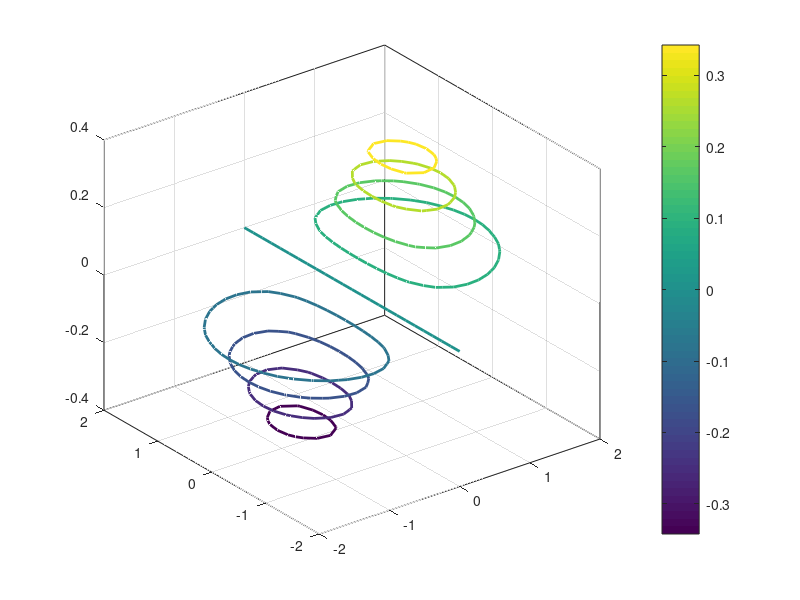

MATLAB code for this plot: (Note: this script raises an error after producing the figure.)
%% Matlab Assignment #2:
% Zhenghao Zhu
% DONE
%% Problem 1:
x = linspace(-2,2,25);
y = x;
[x,y] = meshgrid(x,y);
z = x.*exp(-x.^2-y.^2);
[C,h] = contour3(x,y,z,9);
set(h,'LineWidth',2)
colorbar;

%% Problem 2:
syms x y
f = @(x,y) (x^3) + (y^3) - (3*x*y);
g = @(x,y) x + (3*y) - 7;
fsurf(f , [-1 4 -1 4]);
hold on
fsurf(g , [0 2 1 3],'g');
view([-3 , 1 , -1]);
hold off

%% Problem 3: 
r= linspace(0,2,50);
t = linspace(0,2*pi,50);
[r,t] = meshgrid(r,t);
x = r.*cos(t);
y = r.*sin(t);
z = 5 - y.^2;
surf(x,y,z);
%% Problem 4: 
u = linspace(0,pi,30);
v = linspace(0,2*pi,30);
[u,v] = meshgrid(u,v);
x = u.*cos(v);
y = exp(u).*sin(u);
z = u.*sin(v);
surf(x,y,z)
xlabel('x')
ylabel('y')
zlabel('z')
view([0, 2, -1]);

%% Problem 5 
u = linspace(0,4,20);
v = linspace(0,1,20);
[u,v] = meshgrid(u,v);
x = u;
y = (6-(3*u/2)).*v;
z = 12 - 3.*x - 2.*y;
surf(x,y,z)
view([3,-2,1])

%% Problem 6: 
r = linspace(1,3,50);
theta = linspace(0,pi/2,50);
[r,theta] = meshgrid(r,theta);
x = r.*cos(theta);
y = r.*sin(theta);
z = sqrt(x.^2+y.^2);
surf(x,y,z);